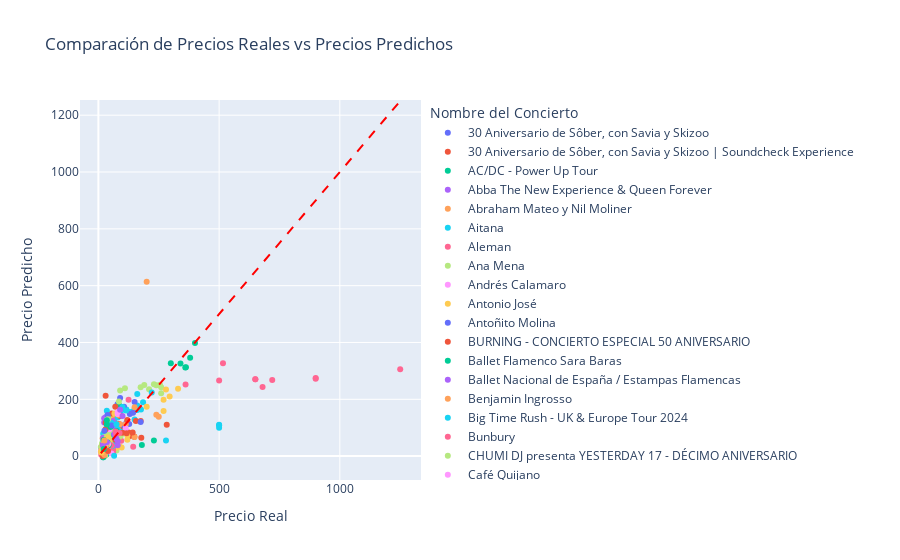

The cell this chart's notebook holds for it:
### Markdown cell above
MODELO BASE REDES NEURONALES ESTANDARIZADO

### Code cell
# Medir el tiempo de ejecución de la validación cruzada
start_time = time.time()

# Ejecutar la validación cruzada
results = cross_validate(pipeline, X_train, y, cv=ps, scoring=scoring, return_train_score=True)

end_time = time.time()
execution_time = end_time - start_time
print("Tiempo de ejecución:", execution_time, "segundos")

# Crear tabla de resultados
resultados = crear_tabla_resultados(results)

# Cargar el modelo en MLFLOW
cargar_modelo_mlflow(pipeline, 'MAX_PRICE', 'BASE', resultados, execution_time)

# Mostrar las predicciones y los valores reales, la importnacia de loas atributos y las medias de las métricas
plot_model_predictions(pipeline, X_train, y, data)
feature_importance(pipeline, X_train, y, 15)
resultados
